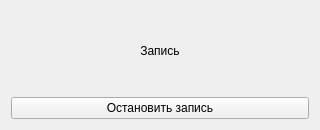
<?xml version="1.0" encoding="UTF-8"?>
<ui version="4.0">
 <class>RecordingWindow</class>
 <widget class="QWidget" name="RecordingWindow">
  <property name="geometry"><rect><x>0</x><y>0</y><width>320</width><height>130</height></rect></property>
  <property name="minimumSize"><size><width>320</width><height>130</height></size></property>
  <property name="maximumSize"><size><width>320</width><height>130</height></size></property>
  <property name="windowTitle"><string>Запись</string></property>
  <layout class="QVBoxLayout" name="verticalLayout">
   <item><widget class="QLabel" name="label"><property name="text"><string>Запись</string></property><property name="wordWrap"><bool>true</bool></property><property name="alignment"><set>Qt::AlignmentFlag::AlignCenter</set></property></widget></item>
   <item><widget class="QPushButton" name="stopButton"><property name="text"><string>Остановить запись</string></property></widget></item>
  </layout>
 </widget>
 <resources/>
 <connections/>
</ui>
